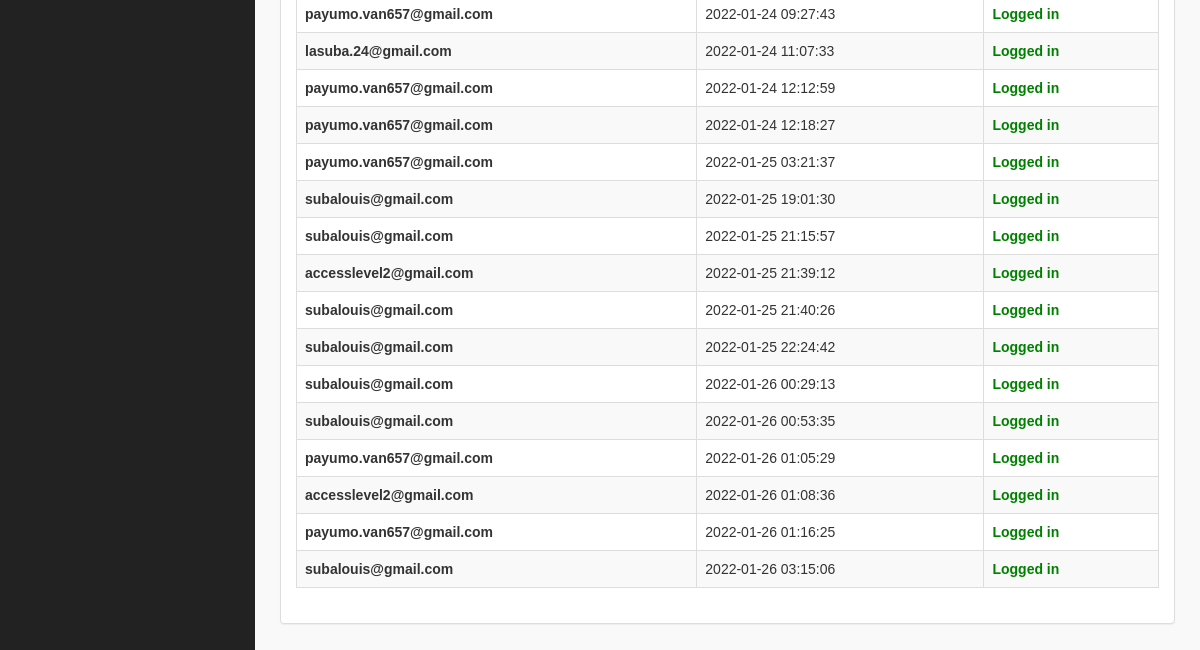
Page /admin_area/index.php?user_history (signed in, lower part) on the earlier database version.
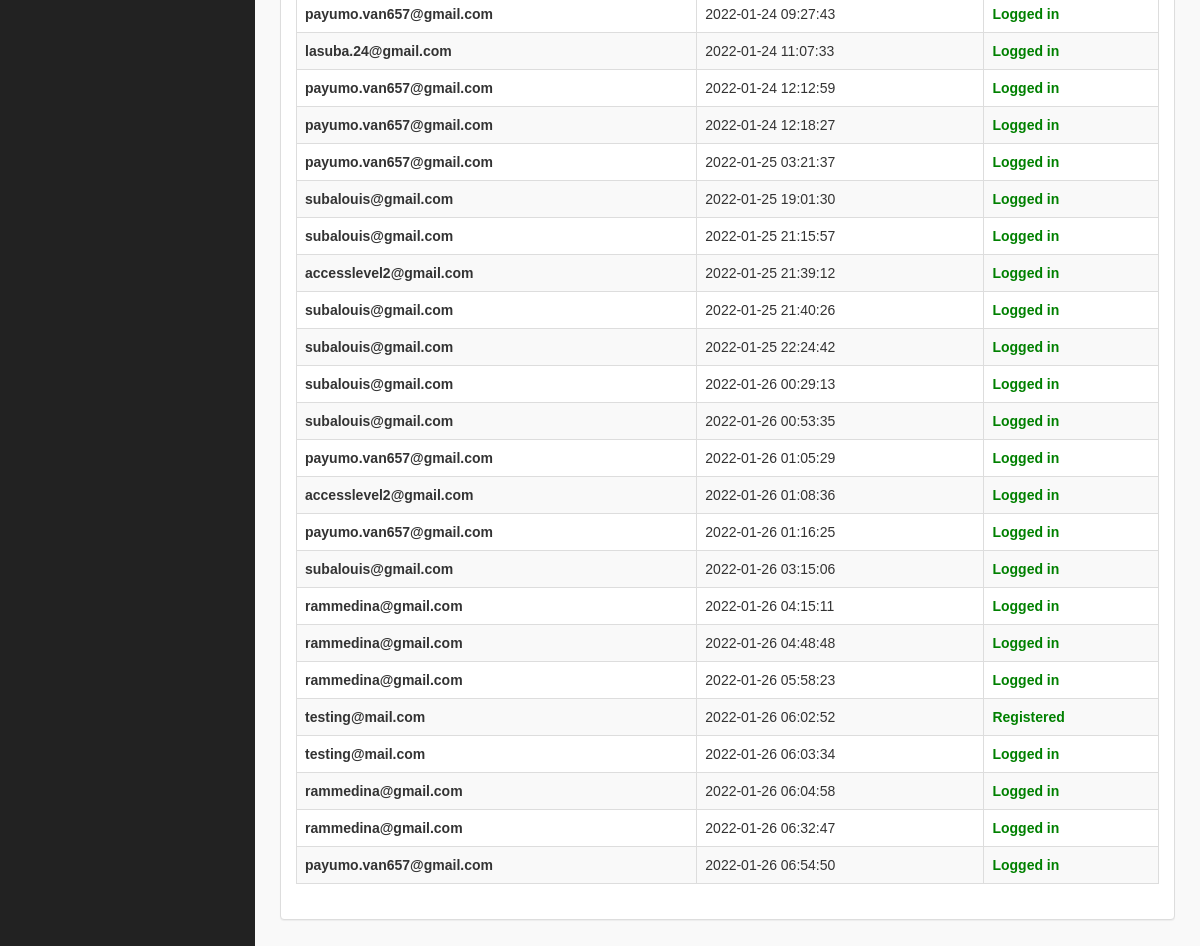
Same page on the later database version.
### tables this page shows
CREATE TABLE `user_log_history` (
  `log_id` int(10) NOT NULL,
  `u_id` int(10) NOT NULL,
  `u_email` varchar(255) NOT NULL,
  `log_time` timestamp NOT NULL DEFAULT current_timestamp(),
  `activity` varchar(255) NOT NULL
);

### admin_area/user_history.php (the view, shortened to what this page needs)
<?php
if (!isset($_SESSION['admin_email'])) {
    echo "<script>window.open('login.php','_self')</script>";
} else {
    ?>
<div class="row" >
<div class="col-lg-12" >
<div class="panel panel-default" >
<div class="panel-body" >
<div class="table-responsive" >
<table class="table table-bordered table-hover table-striped" >
<tbody>
<?php
    $admin_id = $_SESSION['admin_id'];
    $admin_level = $_SESSION['admin_level'];
    if ($admin_level == 2) {
        $get_logs = "select * from user_log_history WHERE u_id='$admin_id'";
    } else {
        $get_logs = "select * from user_log_history";
    }
    $run_logs = mysqli_query($con, $get_logs);
    while ($row_logs = mysqli_fetch_array($run_logs)) {
        $u_email = $row_logs['u_email'];
        $log_date = $row_logs['log_time'];
        $u_action = $row_logs['activity'];
        ?>
<tr>
<th><?php echo $u_email ?></th>
<td><?php echo $log_date ?></td>
<td><b style='color:green;'><?php echo $u_action ?></b></td>
</tr>
<?php }?>
</tbody>
</table>
</div>
</div>
</div>
</div>
</div>
<?php }?>

Differences in the rows shown:
added user_log_history: u_email "rammedina@gmail.com", log_time "2022-01-26 04:15:11", activity "Logged in"
added user_log_history: u_email "rammedina@gmail.com", log_time "2022-01-26 04:48:48", activity "Logged in"
added user_log_history: u_email "rammedina@gmail.com", log_time "2022-01-26 05:58:23", activity "Logged in"
added user_log_history: u_email "testing@mail.com", log_time "2022-01-26 06:02:52", activity "Registered"
added user_log_history: u_email "testing@mail.com", log_time "2022-01-26 06:03:34", activity "Logged in"
added user_log_history: u_email "rammedina@gmail.com", log_time "2022-01-26 06:04:58", activity "Logged in"
added user_log_history: u_email "rammedina@gmail.com", log_time "2022-01-26 06:32:47", activity "Logged in"
added user_log_history: u_email "payumo.van657@gmail.com", log_time "2022-01-26 06:54:50", activity "Logged in"
